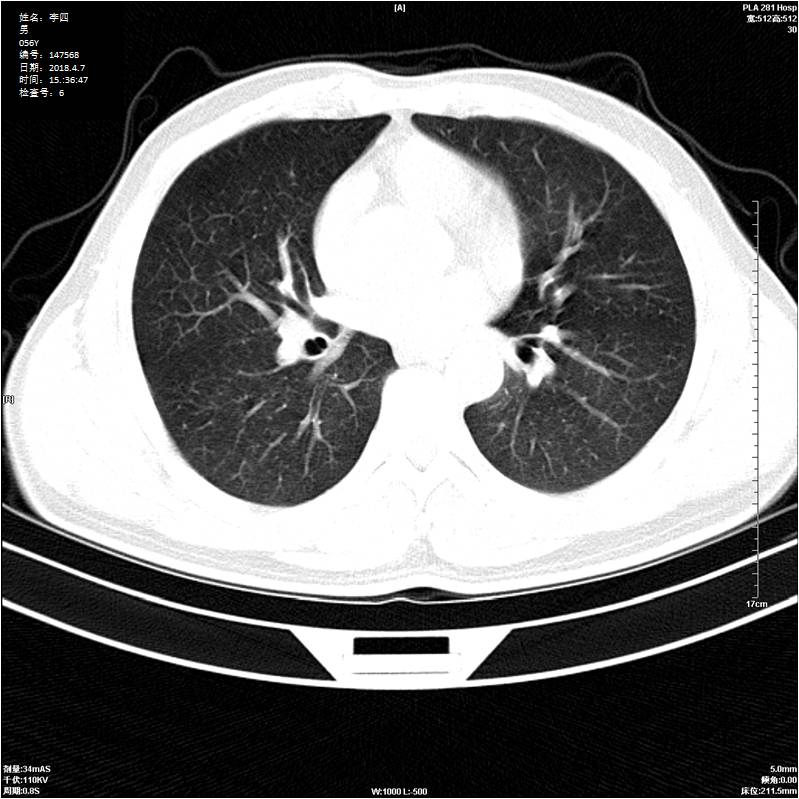
#> input picture _4.python/__code/一本書秒殺電腦視覺最新應用：80個Python大師級實例(第二版)/37.jpg, 799 x 799 px, found by its file name
$ python Character_recognition.py
#> lines starting #> are read from the running program, lines starting #| are printed output that depends on the picture; after the words box and inside, x2 and y2 are one past the last pixel; in counts of white or black regions, pixels touching at a corner belong together
import numpy as np
import cv2
from matplotlib import pyplot as plt

img = cv2.imread("37.jpg")
#> img is the input picture: shape (799, 799, 3); mean B, G, R 107.4, 107.4, 107.4
gray = cv2.cvtColor(img, cv2.COLOR_BGR2GRAY)
ret, thresh = cv2.threshold(gray, 0, 255, cv2.THRESH_BINARY_INV + cv2.THRESH_OTSU)
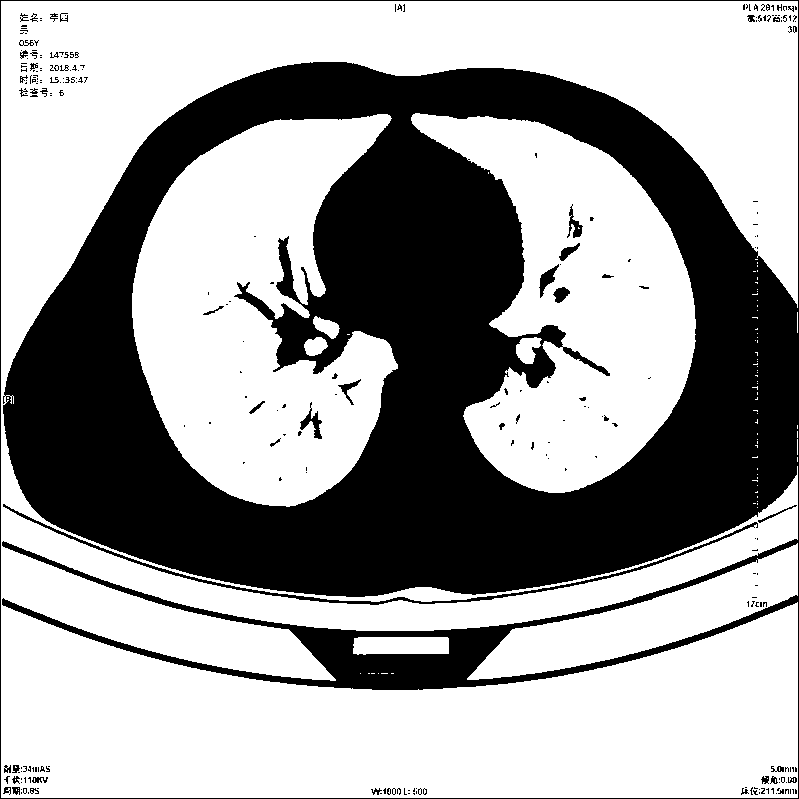
#> thresh: shape (799, 799); 62.4% white; 255 black regions (207 under 20 px), largest, box (x1, y1, x2, y2) and area: (0, 0, 799, 799) 234241, (3, 504, 758, 605) 2152, (300, 402, 322, 439) 268
#> ret = 134

kernel = np.ones((3, 3), np.uint8)
opening = cv2.morphologyEx(thresh, cv2.MORPH_OPEN, kernel, iterations=2)
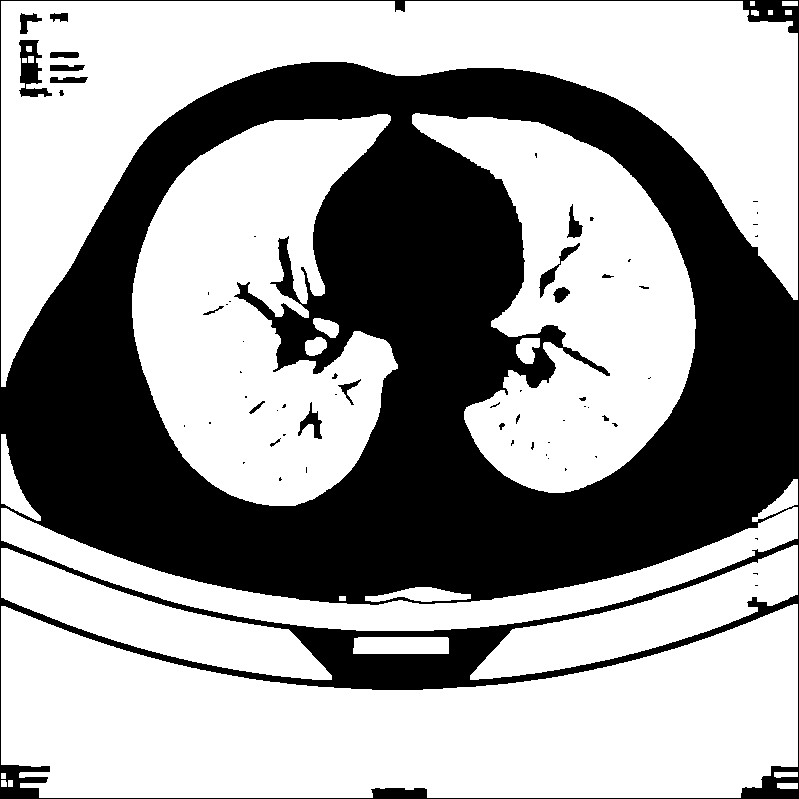
#> opening: shape (799, 799); 61.4% white; 63 black regions (41 under 20 px), largest, box (x1, y1, x2, y2) and area: (0, 0, 799, 799) 242959, (19, 40, 52, 97) 894, (539, 243, 580, 298) 411
# sure background area
sure_bg = cv2.dilate(opening, kernel, iterations=3)  # 膨胀
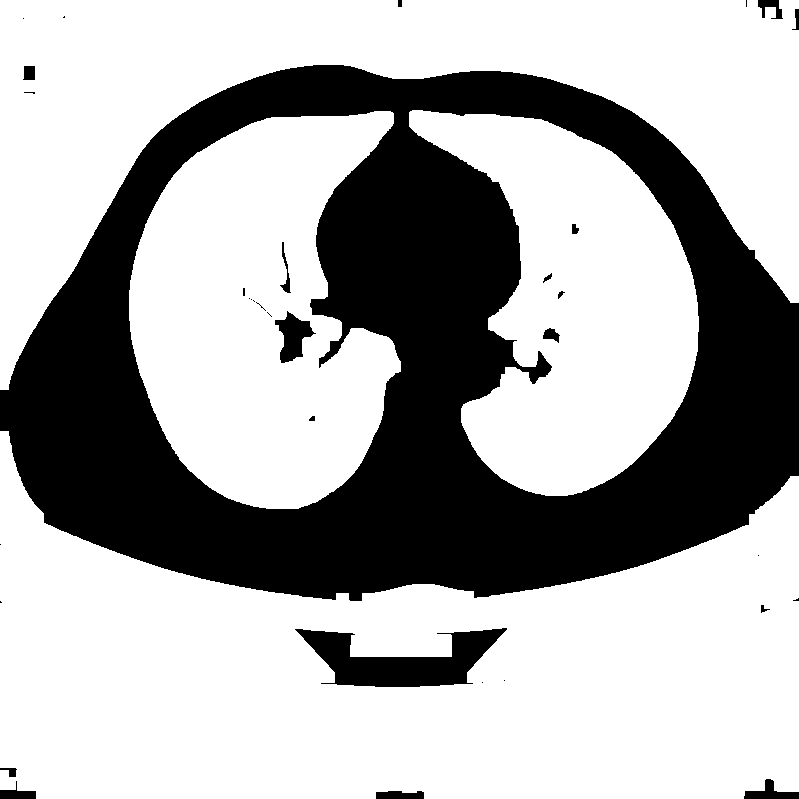
#> sure_bg: shape (799, 799); 67.5% white; 34 black regions (16 under 20 px), largest, box (x1, y1, x2, y2) and area: (0, 65, 799, 601) 198006, (295, 628, 507, 687) 6247, (275, 311, 316, 363) 1070
# Finding sure foreground area

dist_transform = cv2.distanceTransform(opening, 1, 5)
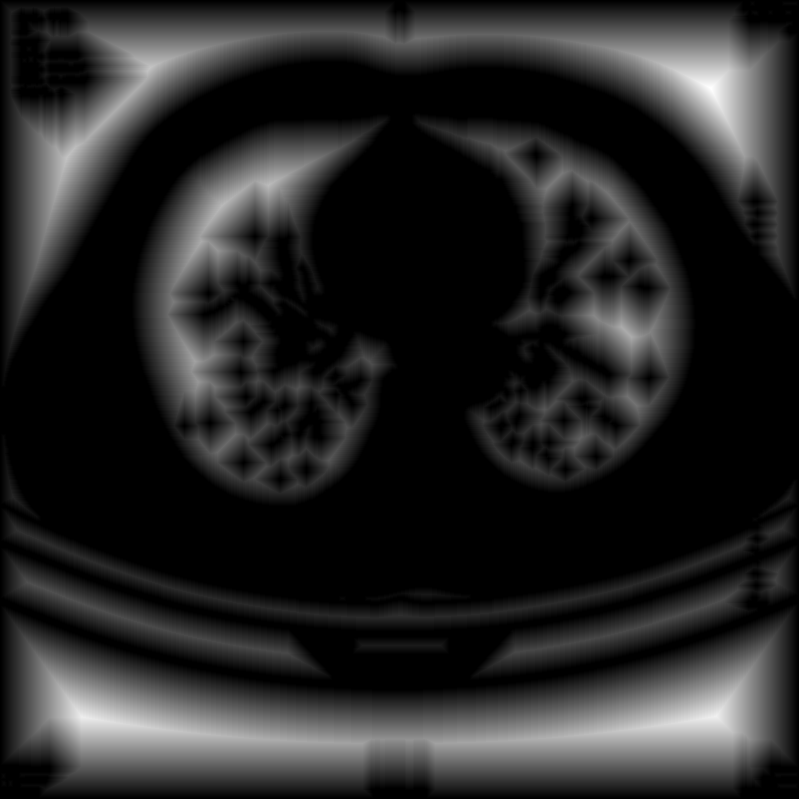
#> dist_transform: shape (799, 799) float32; min 0, max 87, mean 13.3; drawn with min black and max white
ret, sure_fg = cv2.threshold(
    dist_transform, 0.2 * dist_transform.max(), 255, 0
)  # 参数改小了，出现不确定区域
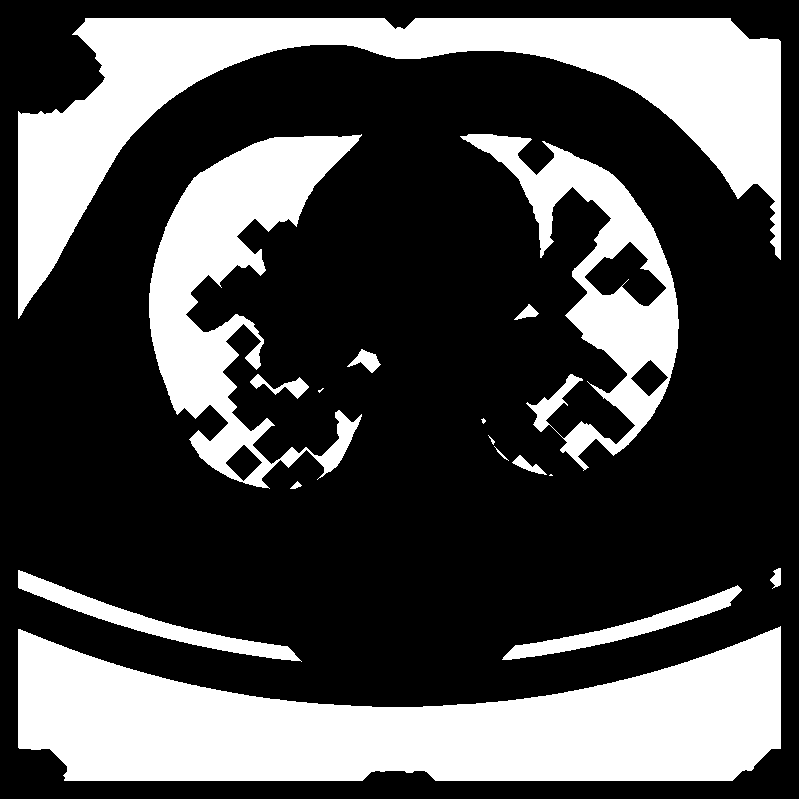
#> sure_fg: shape (799, 799) float32; 30% white; 17 white regions (3 under 20 px), largest, box (x1, y1, x2, y2) and area: (18, 626, 781, 781) 73662, (18, 18, 781, 319) 59797, (149, 134, 362, 489) 28344
#> ret = 17.4
# Finding unknown region
sure_fg = np.uint8(sure_fg)
unknown = cv2.subtract(sure_bg, sure_fg)  # 减去前景
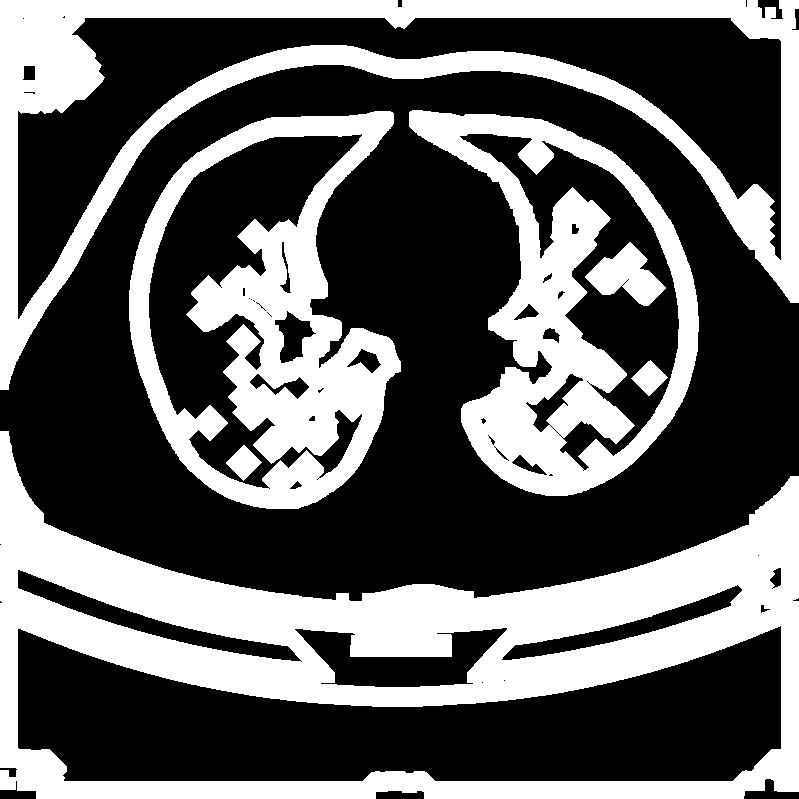
#> unknown: shape (799, 799); 37.4% white; 7 white regions, largest, box (x1, y1, x2, y2) and area: (0, 431, 799, 799) 99016, (0, 0, 799, 390) 53169, (129, 111, 401, 509) 43347

cv2.imshow("p", sure_fg)
cv2.waitKey(0)
